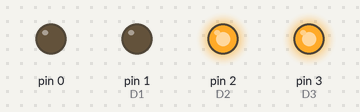
A sketch run on a simulated Arduino Nano, built with avr-gcc and run on an emulated ATmega328P. Parts: output pins drawn as LEDs (lit = HIGH). Pins used as bus, display or sensor lines are not drawn.

Above: at 0.9 s.
At 2.3 s:
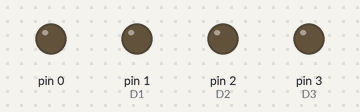
At 3.1 s:
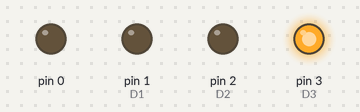
At 5.8 s:
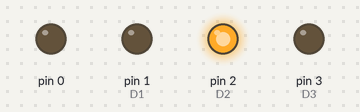
Timing chart, 0 to 11.2 s (numbered marks = the images above):
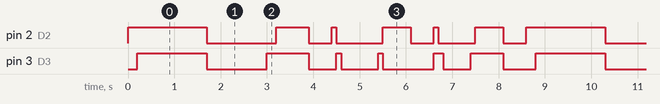

The sketch:

led_patterns.ino
```cpp
/* Register Level Programming (LED Patterns) - Go through the README.md */

volatile uint8_t* ddrd_ptr = (volatile uint8_t*)0x2A; // Data Direction Register D
volatile uint8_t* portd_ptr = (volatile uint8_t*)0x2B; // Data Register D


void setup() {
  // put your setup code here, to run once:
  *ddrd_ptr = 0xFF; // Setting all bits of Port D as Output
  *portd_ptr = 0x00; // Making all the bits of Port D as LOW
}

void loop() {
  // put your main code here, to run repeatedly:
  // Port D is D7  D6  D5  D4  D3  D2  D1  D0

  // Lets turn all the leds from D0 to D7 ON one by one so 0000 0001 -> 0000 0011 -> 0000 0111 -> 0000 1111 -> 0001 1111 -> like this in the end all the led on 1111 1111
  for(uint8_t i=2; i<=7; i++) // for just D2 to D7 start i from 2
  {
    *portd_ptr = *portd_ptr | (1 << i); // better *portd_ptr |= (1 << i);
    delay(200);
  }

  /***********************************************/
  delay(500);
  *portd_ptr = 0x00; //Clearing all the bits
  delay(500);
  /***********************************************/

  // from D7 to D2 -> 1000 0000 -> 1100 0000 -> 1110 0000 -> 1111 0000 -> like this
  for(uint8_t j=7; j>=2; j--) // from D7 to D2
  {
    *portd_ptr |= (1 << j);
    delay(200);
  }

  /***********************************************/
  delay(500);
  *portd_ptr = 0x00; //Clearing all the bits
  delay(500);
  /***********************************************/

  // Running Light (Chaser) one dot moving from D2 to D7 and from D7 to D2
  // 0000 0100 -> 0000 1000 -> 0001 0000 -> 0010 0000 -> 0100 0000 -> 1000 0000 -> 0100 0000 -> like this (ahh its tricky lets split it from D2 to D7 and then from D7 to D2)

  for(uint8_t i=2; i<=7; i++)
  {
    *portd_ptr = (1 << i);
    delay(100);
  }
  for(int8_t j=7; j>=2; j--) // changing from unsigned to signed chances of overflow
  {
    *portd_ptr = (1 << j);
    delay(100);
  }

  /***********************************************/
  delay(500);
  *portd_ptr = 0x00; //Clearing all the bits
  delay(500);
  /***********************************************/

  // Wave pattern [cool]
  // 0000 1100 -> 0001 1000 -> 0011 0000 -> 0110 0000 -> 1100 0000 -> 0110 0000 -> 0011 0000 -> 0001 1000 -> 0000 1100
  // adjacent bit manipulation using 2 bit mask with operator i found it very interesting
  for(uint8_t i=2; i<=6; i++)
  {
    *portd_ptr = ((1 << i) | (1 << (i+1)));
    delay(100);
  }
  for(int8_t j=7; j>=3; j--)
  {
    *portd_ptr = ((1 << j) | (1 << (j-1)));
    delay(100);
  }

  /***********************************************/
  delay(500);
  *portd_ptr = 0x00; //Clearing all the bits
  delay(500);
  /***********************************************/
}
```

myfunctions.c
```cpp
/************************************************************
 * File      : myfunctions.h
 * Purpose   : Adding mydigitalWrite() and mydigitalRead()
 * Author    : Jitterbytes | Sarvesh
 * Date      : 17.09.25
 ************************************************************/
#include "myfunctions.h"
#include <stdint.h>

int mydigitalRead(int pin)
{
  int bit_index = 0;
  volatile uint8_t* pin_ptr;

  if(pin <= 7){
    bit_index = pin;
    pin_ptr = (volatile uint8_t*)0x29;
  }
  else if(pin > 7 && pin <= 13){
    bit_index = pin - 8;
    pin_ptr = (volatile uint8_t*)0x23;
  }
  else if(pin > 13 && pin <= 19){
    bit_index = pin - 14;
    pin_ptr = (volatile uint8_t*)0x26;
  }

  // Now here we are reading the bit of the register -> simply return the value at that bit
  if((*pin_ptr)&(1 << bit_index))
    return 1;
  else
    return 0;
}

void mydigitalWrite(int pin, int level)
{
 int bit_index = 0;
 volatile uint8_t* port_ptr;

  if(pin <= 7){
    bit_index = pin;
    port_ptr = (volatile uint8_t*)0x2B;
  }
  else if(pin > 7 && pin <= 13){
    bit_index = pin - 8;
    port_ptr = (volatile uint8_t*)0x25;
  }
  else if(pin > 13 && pin <= 19){
    bit_index = pin - 14;
    port_ptr = (volatile uint8_t*)0x28;
  }

  // Based on level, high -> set and low -> clear
  if(level == high)
    *port_ptr |= (1 << bit_index);
  else
    *port_ptr &= ~(1 << bit_index);
}

void mypinMode(int pin, int mode)
{
  int bit_index = 0;
  volatile uint8_t* ddr_ptr;

  // Based on the Pin Number -> Got Port -> set the ddr_ptr to correct address  -> Calculated relative bit index
  if(pin <= 7){
    bit_index = pin;
    ddr_ptr = (volatile uint8_t*)0x2A;
  }
  else if(pin > 7 && pin <= 13){
    bit_index = pin - 8;
    ddr_ptr = (volatile uint8_t*)0x24;
  }
  else if(pin > 13 && pin <= 19){
    bit_index = pin - 14;
    ddr_ptr = (volatile uint8_t*)0x27;
  }

  // Based on the mode -> Either Set or Clear the bit
  if(mode == input)
    *ddr_ptr &= ~(1 << bit_index);
  else
    *ddr_ptr |= (1 << bit_index);

}
```

myfunctions.h
```cpp
/************************************************************
 * Project   : My Arduino Nano Functions
 * File      : myfunctions.h
 * Author    : Jitterbytes | Sarvesh
 * Date      : 17.09.25
 *
 * Description:
 *   This is the MAIN HEADER FILE for my custom implementations
 *   of Arduino-like functions for Nano.
 *   As I continue -> new functions will be added here
 *   and older ones may be improved.
 *
 * Note:
 *   Always refer to the DATE above to ensure you are using
 *   the latest version of this header file.
 ************************************************************/

#pragma once // using this instead of the traditional header guards

#ifdef __cplusplus
extern "C" {
#endif

/*Pin Definition*/
#define D1 1
#define D2 2
#define D3 3
#define D4 4
#define D5 5
#define D6 6
#define D7 7
#define D8 8
#define D9 9
#define D10 10
#define D11 11
#define D12 12
#define D13 13
#define A0 14
#define A1 15
#define A2 16
#define A3 17
#define A4 18
#define A5 19
#define A6 20
#define A7 21

/*Macros Definition*/
#define input 0
#define output 1

#define high 22
#define low 23

void mypinMode(int pin, int mode);
void mydigitalWrite(int pin, int level);
int mydigitalRead(int pin);


#ifdef __cplusplus
}
#endif
```

Measured:
- by itself, pin 2 (D2): repeats every 8.6 s: LOW 1.5 s, HIGH 0.70 s, LOW 0.50 s, HIGH 0.10 s, LOW 1.0 s, HIGH 0.60 s, LOW 0.50 s, HIGH 0.10 s, LOW 0.80 s, HIGH 0.60 s, LOW 0.50 s, HIGH 1.7 s
- by itself, pin 3 (D3): repeats every 8.6 s: LOW 1.3 s, HIGH 0.90 s, LOW 0.60 s, HIGH 0.10 s, LOW 0.80 s, HIGH 0.10 s, LOW 1.1 s, HIGH 0.20 s, LOW 0.60 s, HIGH 0.70 s, LOW 0.70 s, HIGH 1.5 s
- by itself, everything shown: repeats every 8.6 s, in 18 steps
